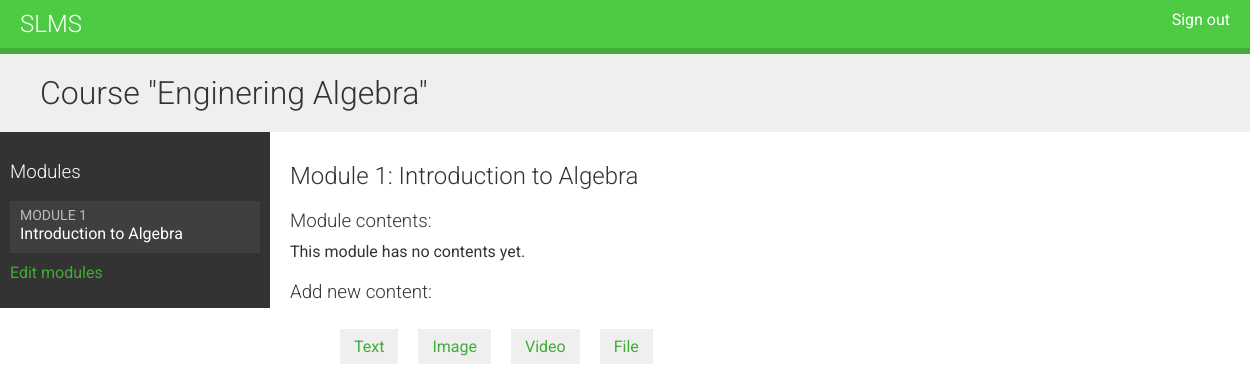
Page /course/module/1/ (signed in) on the committed database.
### courses/models.py (models this page shows, shortened)
class Course(models.Model):
    owner = models.ForeignKey(User, related_name='courses_created', on_delete=models.CASCADE)
    subject = models.ForeignKey(Subject, related_name='courses', on_delete=models.CASCADE)
    title = models.CharField(max_length=200)
    code = models.CharField(max_length=10)
    slug = models.SlugField(max_length=200, unique=True)
    overview = models.TextField()
    created = models.DateTimeField(auto_now_add=True)
    students = models.ManyToManyField(User, related_name='courses_joined', blank=True)
    class Meta:
        ordering = ['-created']

class Module(models.Model):
    course = models.ForeignKey(Course, related_name='modules', on_delete=models.CASCADE)
    title = models.CharField(max_length=200)
    description = models.TextField(blank=True)
    order = OrderField(blank=True, for_fields=['course'])
    class Meta:
        ordering = ['order']

### courses/views.py (the view)
# urls.py: path('module/<int:module_id>/', views.ModuleContentListView.as_view(), name='module_content_list'),
class ModuleContentListView(TemplateResponseMixin, View):
    template_name = 'courses/manage/module/content_list.html'
    def get(self, request, module_id):
        module = get_object_or_404(Module, id=module_id, course__owner=request.user)
        return self.render_to_response({'module': module})

### courses/templates/courses/manage/module/content_list.html (shortened to what this page needs)
{% extends "base.html" %}
{% load course %}
{% block content %}
{% with course=module.course %}
  <h1>Course "{{ course.title }}"</h1>
  <div class="contents">
    <h3>Modules</h3>
    <ul id="modules">
      {% for m in course.modules.all %}
        <li data-id="{{ m.id }}" {% if m == module %}class="selected"{% endif %}>
          <a href="{% url "module_content_list" m.id %}">
            <span>
              Module <span class="order">{{ m.order|add:1 }}</span>
            </span>
            <br>
            {{ m.title }}
          </a>
        </li>
      {% empty %}
        <li>No modules yet.</li>
      {% endfor %}
    </ul>
    <p><a href="{% url "course_module_update" course.id %}">
    Edit modules</a></p>
  </div>
  <div class="module">
    <h2>Module {{ module.order|add:1 }}: {{ module.title }}</h2>
    <h3>Module contents:</h3>
    <div id="module-contents">
      {% for content in module.contents.all %}
        <div data-id="{{ content.id }}">
          {% with item=content.item %}
            <p>{{ item }} ({{ item|model_name }})</p>
            <a href="{% url "module_content_update" module.id item|model_name item.id %}">
              Edit
            </a>
            <form action="{% url "module_content_delete" content.id %}" method="post">
              <input type="submit" value="Delete">
              {% csrf_token %}
            </form>
            {% endwith %}
        </div>
      {% empty %}
        <p>This module has no contents yet.</p>
      {% endfor %}
    </div>
    <h3>Add new content:</h3>
    <ul class="content-types">
      <li>
        <a href="{% url "module_content_create" module.id "text" %}">Text</a>
      </li>
      <li>
        <a href="{% url "module_content_create" module.id "image" %}">Image</a>
      </li>
      <li>
        <a href="{% url "module_content_create" module.id "video" %}">Video</a>
      </li>
      <li>
        <a href="{% url "module_content_create" module.id "file" %}">File</a>
      </li>
    </ul>
  </div>
{% endwith %}
{% endblock %}

### courses/static/css/base.css (style rules this page uses)
body { margin:0; font-family:'Roboto', sans-serif; font-weight:400; color:#333; }
a { color:#3fad37; text-decoration:none; }
ul { float:left; }
h1, h2, h3, h4, h5, h6 { font-family:'Roboto', sans-serif; font-weight:300; }
h1 { background:#efefef; width:100%; overflow:auto; padding:20px 0 20px 40px; margin:0; }
.module { padding:10px 20px; float:left; width:600px; }
.module h3 { margin:20px 0 0; padding:0; width:100%; }
.module p { margin:10px 0 20px; width:100%; float:left; }
.contents { width:20%; padding:10px; float:left; background:#333; color: #fff; font-family:'Roboto', sans-serif; }
.contents ul { list-style:none; margin:0; padding:0; width:100%; }
.contents ul li { margin:0 0 10px 0; padding:4px 10px 10px; overflow:auto; cursor:move; }
.contents ul li.selected { background:#3f3f3f; }
.contents ul span { text-transform:uppercase; color:#bbb; font-size:14px; }
.contents ul a { display:block; color:#fff; text-decoration:none; }
ul.content-types li { list-style:none; float:left; margin:10px; background:#efefef; padding:8px 14px; }

### rows in the picture
Course: title "Enginering Algebra"
Module: order|add "1", title "Introduction to Algebra"
